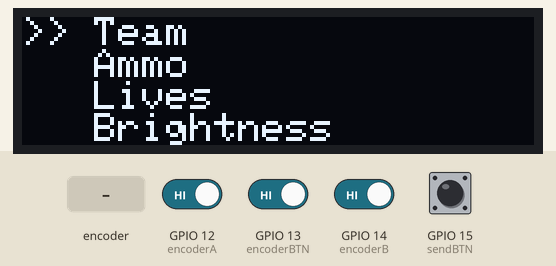
A sketch run on a simulated ESP8266 (NodeMCU). On the bench: 128×32 one-colour display. The inputs (shaded band) are chosen by the test bench; at power-on: GPIO 12 (encoderA), GPIO 13 (encoderBTN), GPIO 14 (encoderB) HIGH, GPIO 15 (sendBTN) LOW. The display library's start-up logo is not drawn; what the sketch prints to the serial monitor is not drawn.

Above: at 2.2 s.
2.3 s: rotary encoder on GPIO 12 (encoderA) / GPIO 14 (encoderB) turned 2 steps (second pin leading)
At 2.5 s:
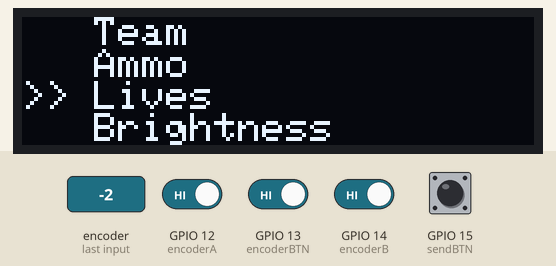
4.2 s: GPIO 13 (encoderBTN) driven LOW
At 5.2 s:
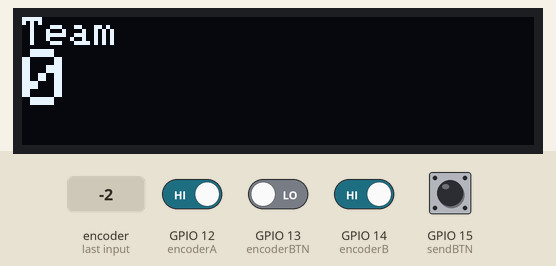
7.3 s: rotary encoder on GPIO 12 (encoderA) / GPIO 14 (encoderB) turned 2 steps (second pin leading)
At 8.4 s:
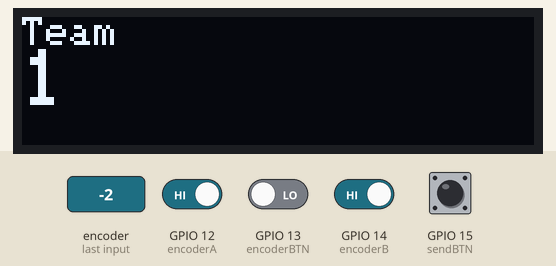
Timing chart, 0 to 10.2 s (numbered marks = the images above; inputs shaded):
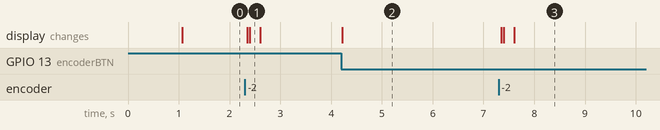

The sketch:

MasterRemote.ino
```cpp
#include <IRremoteESP8266.h>
#include <IRsend.h>

#include <SPI.h>
#include <Wire.h>
#include <Adafruit_GFX.h>
#include <Adafruit_SSD1306.h>
#define ARRAYSIZE 10
String stateNames[ARRAYSIZE] = { "Team", "Ammo", "Lives", "Brightness" };

IRsend irsend(0); // D3

#define encoderA 12   // D5
#define encoderB 14   // D6
#define encoderBTN 13 // D7
#define sendBTN 15    // D8

int aState;
int aLastState;
int rotaryButtonState;
int sendButtonState;

int inValue = 0; // Keep track of changing state or value
int state = 0; // 0: Change team, 1: Change ammo, 2: Change lives
int value = 0;

Adafruit_SSD1306 display = Adafruit_SSD1306(128, 32, &Wire);


void setup() {
  Serial.println("Setup");
  Serial.begin(115200, SERIAL_8N1, SERIAL_TX_ONLY);

  Serial.println("Setup 2");
  pinMode (encoderA,INPUT);
  pinMode (encoderB,INPUT);
  pinMode (encoderBTN,INPUT);
  aLastState = digitalRead(encoderA);
  rotaryButtonState = digitalRead(encoderBTN);

  irsend.begin();

  display.begin(SSD1306_SWITCHCAPVCC, 0x3C);
  Serial.println("OLED begun");
  display.display();
  delay(1000);

  // Clear the buffer.
  display.clearDisplay();
  display.display();
}

int i = 0;
void loop() {

  i += 1;
  int encoderChange = getEncoderChange();
  updateStateOrValue(encoderChange);
  updateRotaryClicked();

  display.clearDisplay();
  updateScreen();
  display.display();

  sendValue();

  if(i == 5000) {
    Serial.print("InValue: ");
    Serial.print(inValue);
    Serial.print(", State: ");
    Serial.print(state);
    Serial.print(", Value: ");
    Serial.println(value);
    i = 0;
  }
}

void updateScreen() {
  if(inValue) {
    display.setTextSize(1);
    display.setTextColor(SSD1306_WHITE);
    display.setCursor(0,0);
    display.println(stateNames[state]);
    display.setTextSize(2);
    display.println(value);
  } else {
    display.setTextSize(1);
    display.setTextColor(SSD1306_WHITE);
    display.setCursor(0,0);
    if(state==0) {display.print(">> ");} else {display.print("   ");}
    display.println("Team");
    if(state==1) {display.print(">> ");} else {display.print("   ");}
    display.println("Ammo");
    if(state==2) {display.print(">> ");} else {display.print("   ");}
    display.println("Lives");
    if(state==3) {display.print(">> ");} else {display.print("   ");}
    display.println("Brightness");
  }

  display.display();
}

void updateRotaryClicked() {
  int readVal = digitalRead(encoderBTN);
  if(rotaryButtonState != readVal){
    if(rotaryButtonState) { // Pin went LOW (pressed down)
      inValue = !inValue;
    }
    rotaryButtonState = readVal;
  }
}

void sendValue() {
  int readVal = digitalRead(sendBTN);
  if(sendButtonState != readVal){
    if(readVal) { // Pin went HIGH (pressed down)
      Serial.print("Sending! Address: ");
      Serial.print(state);
      Serial.print(", Value: ");
      Serial.println(value);
      irsend.sendNEC(irsend.encodeNEC(state, value), 32);
    }
    sendButtonState = readVal;
  }
}

void updateStateOrValue(int encoderChange) {
  // Use encoder value to change the state or value parameter
  if(encoderChange == -1 || encoderChange == 1) {
    if(!inValue) { // Changing state
      state = (state + encoderChange) % 4;
      if(state < 0) {state = 0;}
      value = 0;
    } else { // Changing value
      if(state == 0) { value = (value + encoderChange) % 3;}      // Changing team
      else if(state == 1) { value = (value + encoderChange) % 99;}// Changing ammo
      else if(state == 2) { value = (value + encoderChange) % 9;} // Changing lives
      else if(state == 3) { value = (value + encoderChange) % 255;} // Changing brightness
      if(value < 0) {value = 0;}
    }
  }
}

int getEncoderChange() {
  // Check if the encoder has rotated
  aState = digitalRead(encoderA);
  int returnVal = 0;
  if (aState != aLastState){
    if (digitalRead(encoderB) != aState) {
      returnVal = -1;
    } else {
      returnVal = 1;
    }
  }
  aLastState = aState;
  return returnVal;
}
```

Measured:
- after the input at 2.3 s, the display: first changes after 0.05 s (image 1 shows a later state)
- after the input at 4.2 s, the display: changes at once (image 2)
- after the input at 7.3 s, the display: changes after 0.05 s (image 3)
